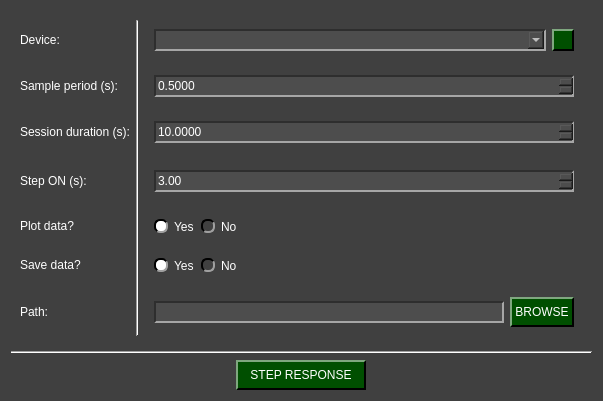
<?xml version="1.0" encoding="UTF-8"?>
<ui version="4.0">
 <class>Arduino_StepResponse_W</class>
 <widget class="QWidget" name="Arduino_StepResponse_W">
  <property name="geometry">
   <rect>
    <x>0</x>
    <y>0</y>
    <width>603</width>
    <height>401</height>
   </rect>
  </property>
  <property name="windowTitle">
   <string>Form</string>
  </property>
  <property name="styleSheet">
   <string notr="true">QComboBox QAbstractItemView {
    background-color: rgb(77, 77, 77);
}

QComboBox QAbstractItemView::item:focus{
    background-color: rgb(140, 140, 140);
}

QDoubleSpinBox{
	background-color: rgb(77, 77, 77);
	
	border-top: 1.5px solid rgb(46, 46, 46);
	border-left: 1.5px solid rgb(46, 46, 46);

	border-bottom: 1.5px solid rgb(166, 166, 166);
	border-right: 1.5px solid rgb(166, 166, 166);
}

QDoubleSpinBox::up-button{
    image: url(:/imgs/imgs/drop_up_arrow.png);
	width: 11px;

	background-color: rgb(0, 79, 0);
	border-top: 1.5px solid rgb(127, 167, 127);
	border-left: 1.5px solid rgb(127, 167, 127);

	border-bottom: 1.5px solid rgb(0, 0, 0);
	border-right: 1.5px solid rgb(0, 0, 0);
}

QDoubleSpinBox::up-button:pressed{
	border: 2px solid rgb(255, 255, 255);
}

QDoubleSpinBox::up-button:hover{
	background-color: rgb(0, 50, 0);
}

QDoubleSpinBox::down-button{
    image: url(:/imgs/imgs/drop_down_arrow.png);
	width: 11px;

	background-color: rgb(0, 79, 0);
	border-top: 1.5px solid rgb(127, 167, 127);
	border-left: 1.5px solid rgb(127, 167, 127);

	border-bottom: 1.5px solid rgb(0, 0, 0);
	border-right: 1.5px solid rgb(0, 0, 0);
}

QDoubleSpinBox::down-button:pressed{
	border: 2px solid rgb(255, 255, 255);
}

QDoubleSpinBox::down-button:hover{
	background-color: rgb(0, 50, 0);
}

QWidget#Arduino_StepResponse_W{
	background-color: rgb(64, 64, 64);
}

QWidget{
	color: rgb(255, 255, 255);
}

QComboBox{
	background-color: rgb(77, 77, 77);
	
	border-top: 1.5px solid rgb(46, 46, 46);
	border-left: 1.5px solid rgb(46, 46, 46);

	border-bottom: 1.5px solid rgb(166, 166, 166);
	border-right: 1.5px solid rgb(166, 166, 166);
}


QComboBox::drop-down{
	image: url(:/imgs/imgs/drop_down_arrow.png);
	width: 11px;

	background-color: rgb(0, 79, 0);
	border-top: 2px solid rgb(127, 167, 127);
	border-left: 2px solid rgb(127, 167, 127);

	border-bottom: 2px solid rgb(0, 0, 0);
	border-right: 2px solid rgb(0, 0, 0);
}

QComboBox::drop-down:hover{
	background-color: rgb(0, 50, 0);
}

QComboBox::drop-down:pressed{
	border: 2px solid rgb(255, 255, 255);
}

QPushButton{
	background-color: rgb(0, 79, 0);

	border-top: 1.5px solid rgb(127, 167, 127);
	border-left: 1.5px solid rgb(127, 167, 127);

	border-bottom: 1.5px solid rgb(0, 0, 0);
	border-right: 1.5px solid rgb(0, 0, 0);

	
	font: 12pt &quot;Helvetica&quot;;
	text-align:center;
}

QWidget{
	font: 12pt &quot;Helvetica&quot;;
}

QPushButton:hover{
	background-color: rgb(0, 50, 0);
}

QPushButton:pressed{
	border: 2px solid rgb(255, 255, 255);
}

QLineEdit{
	background-color: rgb(77, 77, 77);
	border-top: 1.5px solid rgb(46, 46, 46);
	border-left: 1.5px solid rgb(46, 46, 46);

	border-bottom: 1.5px solid rgb(166, 166, 166);
	border-right: 1.5px solid rgb(166, 166, 166);
}

QRadioButton::indicator{
	border-radius: 6px;
	border-top: 1.5px solid rgb(0, 0, 0);
	border-left: 1.5px solid rgb(0, 0, 0);

	border-bottom: 1.5px solid rgb(160, 160, 160);
	border-right: 1.5px solid rgb(160, 160, 160);
}

QRadioButton::indicator::checked{
	background-color: white;
}

QRadioButton::indicator::unchecked:hover{
	background-color: #9F9F9F;
}

QRadioButton::indicator::pressed{
	border: 1.5px solid #505050
}

QPushButton#reload_devices{
	image: url(:/imgs/imgs/reload.png);
	width: 11px;
	background-color: rgb(0, 79, 0);

	border-top: 1.5px solid rgb(127, 167, 127);
	border-left: 1.5px solid rgb(127, 167, 127);

	border-bottom: 1.5px solid rgb(0, 0, 0);
	border-right: 1.5px solid rgb(0, 0, 0);

	
	font: 12pt &quot;Helvetica&quot;;
	text-align:center;
}

QPushButton#reload_devices:hover{
	background-color: rgb(0, 50, 0);
}

QPushButton#reload_devices:pressed{
	border: 2px solid rgb(255, 255, 255);
}</string>
  </property>
  <layout class="QGridLayout" name="gridLayout_3">
   <item row="0" column="0">
    <widget class="QWidget" name="widget" native="true">
     <layout class="QGridLayout" name="gridLayout_2">
      <item row="3" column="0">
       <widget class="QLabel" name="label_14">
        <property name="text">
         <string>Step ON (s):</string>
        </property>
       </widget>
      </item>
      <item row="4" column="0">
       <widget class="QLabel" name="label_9">
        <property name="minimumSize">
         <size>
          <width>0</width>
          <height>30</height>
         </size>
        </property>
        <property name="maximumSize">
         <size>
          <width>16777215</width>
          <height>30</height>
         </size>
        </property>
        <property name="text">
         <string>Plot data?</string>
        </property>
       </widget>
      </item>
      <item row="2" column="3">
       <widget class="QWidget" name="widget_10" native="true">
        <layout class="QGridLayout" name="gridLayout_8">
         <item row="0" column="0">
          <widget class="QDoubleSpinBox" name="sesh_dur_in">
           <property name="minimumSize">
            <size>
             <width>0</width>
             <height>22</height>
            </size>
           </property>
           <property name="maximumSize">
            <size>
             <width>16777215</width>
             <height>22</height>
            </size>
           </property>
           <property name="decimals">
            <number>4</number>
           </property>
           <property name="maximum">
            <double>86400.990000000005239</double>
           </property>
           <property name="singleStep">
            <double>0.010000000000000</double>
           </property>
           <property name="stepType">
            <enum>QAbstractSpinBox::StepType::AdaptiveDecimalStepType</enum>
           </property>
           <property name="value">
            <double>10.000000000000000</double>
           </property>
          </widget>
         </item>
        </layout>
       </widget>
      </item>
      <item row="1" column="3">
       <widget class="QWidget" name="widget_11" native="true">
        <layout class="QGridLayout" name="gridLayout_9">
         <item row="0" column="0">
          <widget class="QDoubleSpinBox" name="Ts_in">
           <property name="minimumSize">
            <size>
             <width>0</width>
             <height>22</height>
            </size>
           </property>
           <property name="maximumSize">
            <size>
             <width>16777215</width>
             <height>22</height>
            </size>
           </property>
           <property name="decimals">
            <number>4</number>
           </property>
           <property name="maximum">
            <double>999.990000000000009</double>
           </property>
           <property name="singleStep">
            <double>0.010000000000000</double>
           </property>
           <property name="stepType">
            <enum>QAbstractSpinBox::StepType::AdaptiveDecimalStepType</enum>
           </property>
           <property name="value">
            <double>0.500000000000000</double>
           </property>
          </widget>
         </item>
        </layout>
       </widget>
      </item>
      <item row="3" column="3">
       <widget class="QWidget" name="widget_15" native="true">
        <layout class="QGridLayout" name="gridLayout_12">
         <item row="0" column="0">
          <widget class="QDoubleSpinBox" name="step_on_s_in">
           <property name="minimumSize">
            <size>
             <width>0</width>
             <height>22</height>
            </size>
           </property>
           <property name="maximumSize">
            <size>
             <width>16777215</width>
             <height>22</height>
            </size>
           </property>
           <property name="maximum">
            <double>999.990000000000009</double>
           </property>
           <property name="singleStep">
            <double>0.010000000000000</double>
           </property>
           <property name="stepType">
            <enum>QAbstractSpinBox::StepType::AdaptiveDecimalStepType</enum>
           </property>
           <property name="value">
            <double>3.000000000000000</double>
           </property>
          </widget>
         </item>
        </layout>
       </widget>
      </item>
      <item row="2" column="0">
       <widget class="QLabel" name="label_10">
        <property name="minimumSize">
         <size>
          <width>0</width>
          <height>30</height>
         </size>
        </property>
        <property name="maximumSize">
         <size>
          <width>16777215</width>
          <height>30</height>
         </size>
        </property>
        <property name="text">
         <string>Session duration (s):</string>
        </property>
       </widget>
      </item>
      <item row="5" column="3" alignment="Qt::AlignmentFlag::AlignLeft">
       <widget class="QWidget" name="widget_12" native="true">
        <layout class="QHBoxLayout" name="horizontalLayout_5">
         <item>
          <widget class="QRadioButton" name="yes_save_radio">
           <property name="text">
            <string>Yes</string>
           </property>
           <property name="checked">
            <bool>true</bool>
           </property>
           <attribute name="buttonGroup">
            <string notr="true">save_radio_group</string>
           </attribute>
          </widget>
         </item>
         <item>
          <widget class="QRadioButton" name="no_save_radio">
           <property name="text">
            <string>No</string>
           </property>
           <attribute name="buttonGroup">
            <string notr="true">save_radio_group</string>
           </attribute>
          </widget>
         </item>
        </layout>
       </widget>
      </item>
      <item row="5" column="0">
       <widget class="QLabel" name="label_11">
        <property name="minimumSize">
         <size>
          <width>0</width>
          <height>30</height>
         </size>
        </property>
        <property name="maximumSize">
         <size>
          <width>16777215</width>
          <height>30</height>
         </size>
        </property>
        <property name="text">
         <string>Save data?</string>
        </property>
       </widget>
      </item>
      <item row="6" column="0" alignment="Qt::AlignmentFlag::AlignVCenter">
       <widget class="QLabel" name="label_12">
        <property name="minimumSize">
         <size>
          <width>0</width>
          <height>30</height>
         </size>
        </property>
        <property name="maximumSize">
         <size>
          <width>16777215</width>
          <height>30</height>
         </size>
        </property>
        <property name="text">
         <string>Path:</string>
        </property>
       </widget>
      </item>
      <item row="4" column="3" alignment="Qt::AlignmentFlag::AlignLeft">
       <widget class="QWidget" name="widget_13" native="true">
        <layout class="QHBoxLayout" name="horizontalLayout_6">
         <item>
          <widget class="QRadioButton" name="yes_plot_radio">
           <property name="text">
            <string>Yes</string>
           </property>
           <property name="checked">
            <bool>true</bool>
           </property>
           <attribute name="buttonGroup">
            <string notr="true">plot_radio_group</string>
           </attribute>
          </widget>
         </item>
         <item>
          <widget class="QRadioButton" name="no_plot_radio">
           <property name="text">
            <string>No</string>
           </property>
           <attribute name="buttonGroup">
            <string notr="true">plot_radio_group</string>
           </attribute>
          </widget>
         </item>
        </layout>
       </widget>
      </item>
      <item row="0" column="2" rowspan="7">
       <widget class="Line" name="line_2">
        <property name="orientation">
         <enum>Qt::Orientation::Vertical</enum>
        </property>
       </widget>
      </item>
      <item row="6" column="3">
       <widget class="QWidget" name="widget_16" native="true">
        <layout class="QHBoxLayout" name="horizontalLayout_7">
         <item alignment="Qt::AlignmentFlag::AlignVCenter">
          <widget class="QLineEdit" name="path_line_edit">
           <property name="minimumSize">
            <size>
             <width>0</width>
             <height>22</height>
            </size>
           </property>
           <property name="maximumSize">
            <size>
             <width>16777215</width>
             <height>22</height>
            </size>
           </property>
          </widget>
         </item>
         <item alignment="Qt::AlignmentFlag::AlignVCenter">
          <widget class="QPushButton" name="path_folder_browse">
           <property name="minimumSize">
            <size>
             <width>0</width>
             <height>30</height>
            </size>
           </property>
           <property name="maximumSize">
            <size>
             <width>16777215</width>
             <height>30</height>
            </size>
           </property>
           <property name="text">
            <string> BROWSE </string>
           </property>
          </widget>
         </item>
        </layout>
       </widget>
      </item>
      <item row="0" column="0">
       <widget class="QLabel" name="label_2">
        <property name="minimumSize">
         <size>
          <width>0</width>
          <height>30</height>
         </size>
        </property>
        <property name="maximumSize">
         <size>
          <width>16777215</width>
          <height>30</height>
         </size>
        </property>
        <property name="text">
         <string>Device:</string>
        </property>
       </widget>
      </item>
      <item row="0" column="3">
       <widget class="QWidget" name="widget_3" native="true">
        <layout class="QHBoxLayout" name="horizontalLayout_8">
         <item>
          <widget class="QComboBox" name="device_combo">
           <property name="minimumSize">
            <size>
             <width>0</width>
             <height>22</height>
            </size>
           </property>
           <property name="maximumSize">
            <size>
             <width>16777215</width>
             <height>22</height>
            </size>
           </property>
          </widget>
         </item>
         <item>
          <widget class="QPushButton" name="reload_devices">
           <property name="minimumSize">
            <size>
             <width>22</width>
             <height>22</height>
            </size>
           </property>
           <property name="maximumSize">
            <size>
             <width>22</width>
             <height>22</height>
            </size>
           </property>
           <property name="toolTip">
            <string>&lt;html&gt;&lt;head/&gt;&lt;body&gt;&lt;p&gt;Update COM ports&lt;/p&gt;&lt;/body&gt;&lt;/html&gt;</string>
           </property>
           <property name="text">
            <string/>
           </property>
          </widget>
         </item>
        </layout>
       </widget>
      </item>
      <item row="1" column="0">
       <widget class="QLabel" name="label_15">
        <property name="minimumSize">
         <size>
          <width>0</width>
          <height>30</height>
         </size>
        </property>
        <property name="maximumSize">
         <size>
          <width>16777215</width>
          <height>30</height>
         </size>
        </property>
        <property name="text">
         <string>Sample period (s):</string>
        </property>
       </widget>
      </item>
     </layout>
    </widget>
   </item>
   <item row="1" column="0">
    <widget class="Line" name="line_3">
     <property name="orientation">
      <enum>Qt::Orientation::Horizontal</enum>
     </property>
    </widget>
   </item>
   <item row="2" column="0" alignment="Qt::AlignmentFlag::AlignHCenter">
    <widget class="QPushButton" name="start_step_response">
     <property name="minimumSize">
      <size>
       <width>130</width>
       <height>30</height>
      </size>
     </property>
     <property name="maximumSize">
      <size>
       <width>130</width>
       <height>30</height>
      </size>
     </property>
     <property name="text">
      <string>STEP RESPONSE</string>
     </property>
    </widget>
   </item>
  </layout>
 </widget>
 <resources>
  <include location="resources_1.qrc"/>
 </resources>
 <connections/>
 <buttongroups>
  <buttongroup name="plot_radio_group"/>
  <buttongroup name="save_radio_group"/>
 </buttongroups>
</ui>
